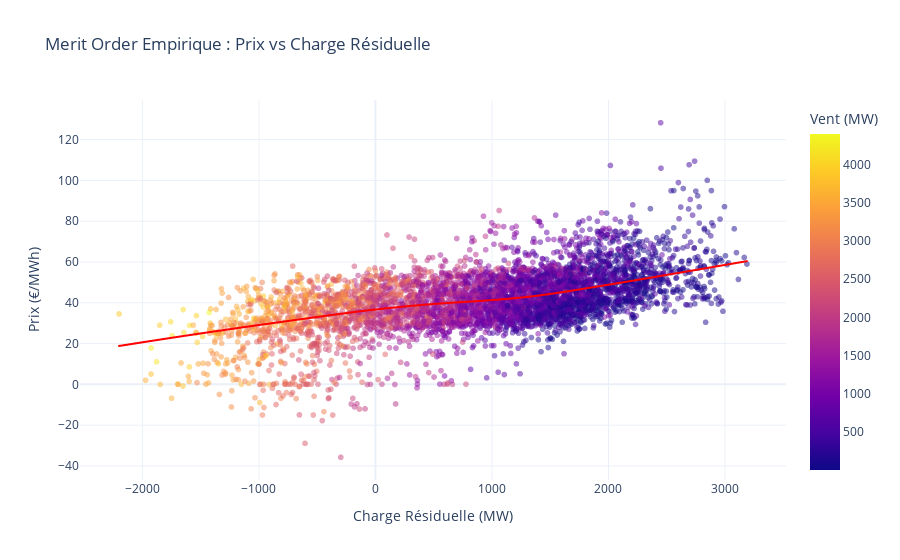
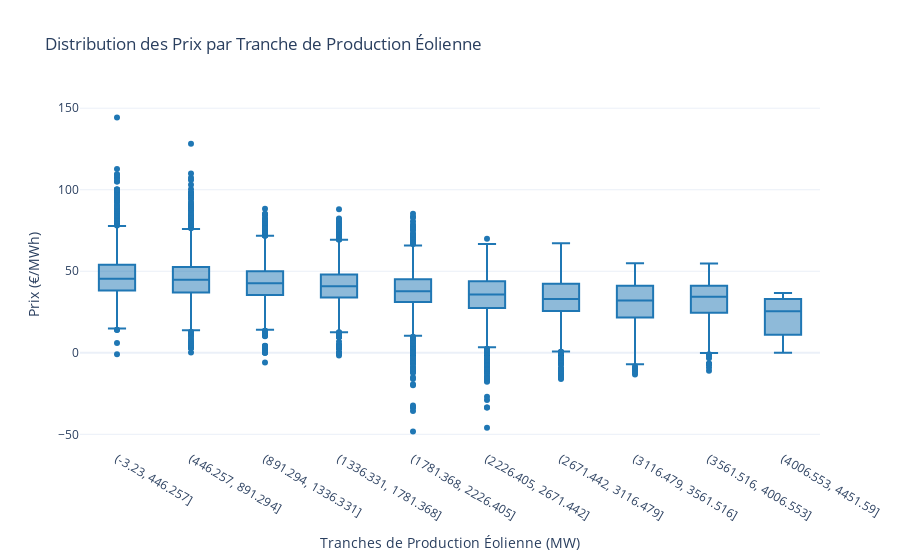

The notebook cell saved with these charts, in order:
### Markdown cell above
### 4. Visualisations Avancées (Market Dynamics)

### Code cell
# --- 4.1. Analyse de la Charge Résiduelle (Residual Load) ---
# La charge résiduelle = Demande - (Vent + Solaire). C'est ce que le marché doit fournir via le pilotable.

df_dk['residual_load'] = df_dk['load_actual'] - df_dk['wind_generation'] - df_dk['solar_generation']

fig = px.scatter(
    df_dk.sample(5000), 
    x="residual_load", 
    y="price", 
    color="wind_generation",
    title="Merit Order Empirique : Prix vs Charge Résiduelle",
    labels={"residual_load": "Charge Résiduelle (MW)", "price": "Prix (€/MWh)", "wind_generation": "Vent (MW)"},
    template="plotly_white",
    opacity=0.5,
    trendline="lowess",
    trendline_color_override="red"
)
fig.show()

# --- 4.2. Boxplot des Prix par Tranches de Vent ---
# Discrétisation du vent pour voir la distribution des prix
df_dk['wind_bins'] = pd.cut(df_dk['wind_generation'], bins=10)

# On convertit les intervalles en chaînes pour l'affichage
df_dk['wind_bins_str'] = df_dk['wind_bins'].astype(str)

# Tri pour l'axe X (basé sur la limite gauche de l'intervalle)
df_dk['wind_bins_sort'] = df_dk['wind_bins'].apply(lambda x: x.left)
df_dk = df_dk.sort_values('wind_bins_sort')

fig = px.box(
    df_dk, 
    x="wind_bins_str", 
    y="price", 
    title="Distribution des Prix par Tranche de Production Éolienne",
    labels={"wind_bins_str": "Tranches de Production Éolienne (MW)", "price": "Prix (€/MWh)"},
    template="plotly_white",
    color_discrete_sequence=['#1f77b4']
)
fig.update_xaxes(type='category') # Force l'ordre catégoriel
fig.show()

### Figure 1 — Plotly figure (JSON) as saved in the notebook; plotly's stock layout.template omitted (floating-point values rounded to 4 significant figures; data arrays with more than 128 entries replaced by an {"elided": "..."} marker saying what was removed)
{"data": [{"hovertemplate": "Charge Résiduelle (MW)=%{x}<br>Prix (€/MWh)=%{y}<br>Vent (MW)=%{marker.color}<extra></extra>", "legendgroup": "", "marker": {"color": {"elided": "5000 float values"}, "coloraxis": "coloraxis", "opacity": 0.5, "symbol": "circle"}, "mode": "markers", "name": "", "showlegend": false, "type": "scattergl", "x": {"elided": "5000 float values"}, "xaxis": "x", "y": {"elided": "5000 float values"}, "yaxis": "y"}, {"hovertemplate": "<b>LOWESS trendline</b><br><br>Charge Résiduelle (MW)=%{x}<br>Prix (€/MWh)=%{y} <b>(trend)</b><extra></extra>", "legendgroup": "", "line": {"color": "red"}, "marker": {"symbol": "circle"}, "mode": "lines", "name": "", "showlegend": false, "type": "scattergl", "x": {"elided": "5000 float values"}, "xaxis": "x", "y": {"elided": "5000 float values"}, "yaxis": "y"}], "layout": {"coloraxis": {"colorbar": {"title": {"text": "Vent (MW)"}}, "colorscale": [[0, "#0d0887"], [0.1111, "#46039f"], [0.2222, "#7201a8"], [0.3333, "#9c179e"], [0.4444, "#bd3786"], [0.5556, "#d8576b"], [0.6667, "#ed7953"], [0.7778, "#fb9f3a"], [0.8889, "#fdca26"], [1, "#f0f921"]]}, "legend": {"tracegroupgap": 0}, "title": {"text": "Merit Order Empirique : Prix vs Charge Résiduelle"}, "xaxis": {"anchor": "y", "domain": [0, 1], "title": {"text": "Charge Résiduelle (MW)"}}, "yaxis": {"anchor": "x", "domain": [0, 1], "title": {"text": "Prix (€/MWh)"}}}}

### Figure 2 — Plotly figure (JSON) as saved in the notebook; plotly's stock layout.template omitted (floating-point values rounded to 4 significant figures; data arrays with more than 128 entries replaced by an {"elided": "..."} marker saying what was removed)
{"data": [{"alignmentgroup": "True", "hovertemplate": "Tranches de Production Éolienne (MW)=%{x}<br>Prix (€/MWh)=%{y}<extra></extra>", "legendgroup": "", "marker": {"color": "#1f77b4"}, "name": "", "notched": false, "offsetgroup": "", "orientation": "v", "showlegend": false, "type": "box", "x": {"elided": "17520 str values"}, "x0": " ", "xaxis": "x", "y": {"elided": "17520 float values"}, "y0": " ", "yaxis": "y"}], "layout": {"boxmode": "group", "legend": {"tracegroupgap": 0}, "title": {"text": "Distribution des Prix par Tranche de Production Éolienne"}, "xaxis": {"anchor": "y", "domain": [0, 1], "title": {"text": "Tranches de Production Éolienne (MW)"}, "type": "category"}, "yaxis": {"anchor": "x", "domain": [0, 1], "title": {"text": "Prix (€/MWh)"}}}}
